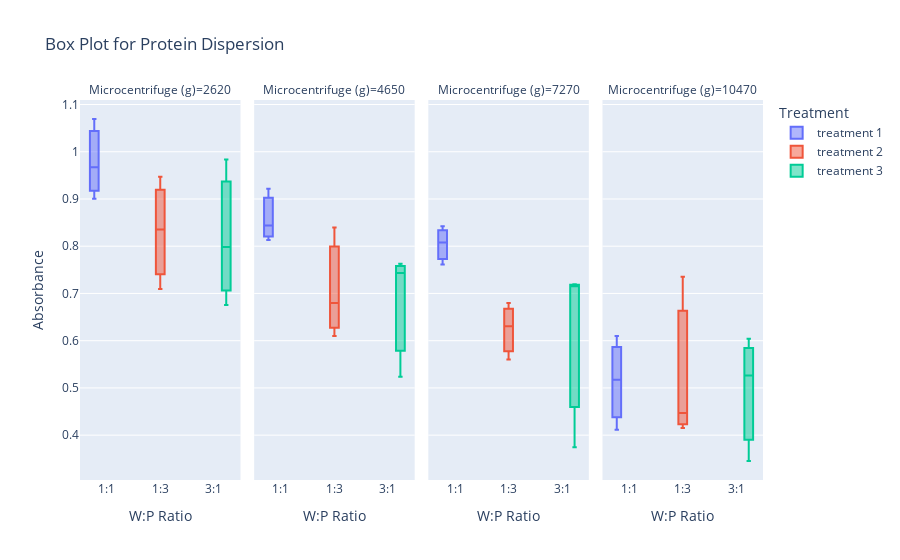

Here is the notebook cell this chart was saved with:
### Markdown cell above
# Protein Dispersion

### Code cell
# 创建数据
data = {
    'Treatment': ['treatment 1'] * 12 + ['treatment 2'] * 12 + ['treatment 3'] * 12,
    'W:P': ['1:1'] * 12 + ['1:3'] * 12 + ['3:1'] * 12,
    'Microcentrifuge (g)': [2620, 4650, 7270, 10470] * 9,
    'Absorbance': [
        0.9671, 0.813, 0.808, 0.4116, 1.0693, 0.8439, 0.8423, 0.6100, 0.9007, 0.9218, 0.7611, 0.5174,
        0.9473, 0.8396, 0.6799, 0.7354, 0.7093, 0.6098, 0.5600, 0.4468, 0.8354, 0.6796, 0.6307, 0.4154,
        0.7984, 0.7630, 0.7155, 0.5262, 0.6758, 0.5236, 0.3744, 0.3453, 0.9835, 0.7435, 0.7194, 0.6039
    ]
}

# 转换为 DataFrame
df = pd.DataFrame(data)

# 绘制箱线图
fig = px.box(df, x='W:P', y='Absorbance', color='Treatment', facet_col='Microcentrifuge (g)',
             title="Box Plot for Protein Dispersion",
             labels={'W:P': 'W:P Ratio', 'Absorbance': 'Absorbance'})

# 显示图表
fig.show()

### Figure 1 — Plotly figure (JSON) as saved in the notebook; plotly's stock layout.template omitted (floating-point values rounded to 4 significant figures)
{"data": [{"alignmentgroup": "True", "hovertemplate": "Treatment=treatment 1<br>Microcentrifuge (g)=2620<br>W:P Ratio=%{x}<br>Absorbance=%{y}<extra></extra>", "legendgroup": "treatment 1", "marker": {"color": "#636efa"}, "name": "treatment 1", "notched": false, "offsetgroup": "treatment 1", "orientation": "v", "showlegend": true, "type": "box", "x": ["1:1", "1:1", "1:1"], "x0": " ", "xaxis": "x", "y": [0.9671, 1.069, 0.9007], "y0": " ", "yaxis": "y"}, {"alignmentgroup": "True", "hovertemplate": "Treatment=treatment 1<br>Microcentrifuge (g)=4650<br>W:P Ratio=%{x}<br>Absorbance=%{y}<extra></extra>", "legendgroup": "treatment 1", "marker": {"color": "#636efa"}, "name": "treatment 1", "notched": false, "offsetgroup": "treatment 1", "orientation": "v", "showlegend": false, "type": "box", "x": ["1:1", "1:1", "1:1"], "x0": " ", "xaxis": "x2", "y": [0.813, 0.8439, 0.9218], "y0": " ", "yaxis": "y2"}, {"alignmentgroup": "True", "hovertemplate": "Treatment=treatment 1<br>Microcentrifuge (g)=7270<br>W:P Ratio=%{x}<br>Absorbance=%{y}<extra></extra>", "legendgroup": "treatment 1", "marker": {"color": "#636efa"}, "name": "treatment 1", "notched": false, "offsetgroup": "treatment 1", "orientation": "v", "showlegend": false, "type": "box", "x": ["1:1", "1:1", "1:1"], "x0": " ", "xaxis": "x3", "y": [0.808, 0.8423, 0.7611], "y0": " ", "yaxis": "y3"}, {"alignmentgroup": "True", "hovertemplate": "Treatment=treatment 1<br>Microcentrifuge (g)=10470<br>W:P Ratio=%{x}<br>Absorbance=%{y}<extra></extra>", "legendgroup": "treatment 1", "marker": {"color": "#636efa"}, "name": "treatment 1", "notched": false, "offsetgroup": "treatment 1", "orientation": "v", "showlegend": false, "type": "box", "x": ["1:1", "1:1", "1:1"], "x0": " ", "xaxis": "x4", "y": [0.4116, 0.61, 0.5174], "y0": " ", "yaxis": "y4"}, {"alignmentgroup": "True", "hovertemplate": "Treatment=treatment 2<br>Microcentrifuge (g)=2620<br>W:P Ratio=%{x}<br>Absorbance=%{y}<extra></extra>", "legendgroup": "treatment 2", "marker": {"color": "#EF553B"}, "name": "treatment 2", "notched": false, "offsetgroup": "treatment 2", "orientation": "v", "showlegend": true, "type": "box", "x": ["1:3", "1:3", "1:3"], "x0": " ", "xaxis": "x", "y": [0.9473, 0.7093, 0.8354], "y0": " ", "yaxis": "y"}, {"alignmentgroup": "True", "hovertemplate": "Treatment=treatment 2<br>Microcentrifuge (g)=4650<br>W:P Ratio=%{x}<br>Absorbance=%{y}<extra></extra>", "legendgroup": "treatment 2", "marker": {"color": "#EF553B"}, "name": "treatment 2", "notched": false, "offsetgroup": "treatment 2", "orientation": "v", "showlegend": false, "type": "box", "x": ["1:3", "1:3", "1:3"], "x0": " ", "xaxis": "x2", "y": [0.8396, 0.6098, 0.6796], "y0": " ", "yaxis": "y2"}, {"alignmentgroup": "True", "hovertemplate": "Treatment=treatment 2<br>Microcentrifuge (g)=7270<br>W:P Ratio=%{x}<br>Absorbance=%{y}<extra></extra>", "legendgroup": "treatment 2", "marker": {"color": "#EF553B"}, "name": "treatment 2", "notched": false, "offsetgroup": "treatment 2", "orientation": "v", "showlegend": false, "type": "box", "x": ["1:3", "1:3", "1:3"], "x0": " ", "xaxis": "x3", "y": [0.6799, 0.56, 0.6307], "y0": " ", "yaxis": "y3"}, {"alignmentgroup": "True", "hovertemplate": "Treatment=treatment 2<br>Microcentrifuge (g)=10470<br>W:P Ratio=%{x}<br>Absorbance=%{y}<extra></extra>", "legendgroup": "treatment 2", "marker": {"color": "#EF553B"}, "name": "treatment 2", "notched": false, "offsetgroup": "treatment 2", "orientation": "v", "showlegend": false, "type": "box", "x": ["1:3", "1:3", "1:3"], "x0": " ", "xaxis": "x4", "y": [0.7354, 0.4468, 0.4154], "y0": " ", "yaxis": "y4"}, {"alignmentgroup": "True", "hovertemplate": "Treatment=treatment 3<br>Microcentrifuge (g)=2620<br>W:P Ratio=%{x}<br>Absorbance=%{y}<extra></extra>", "legendgroup": "treatment 3", "marker": {"color": "#00cc96"}, "name": "treatment 3", "notched": false, "offsetgroup": "treatment 3", "orientation": "v", "showlegend": true, "type": "box", "x": ["3:1", "3:1", "3:1"], "x0": " ", "xaxis": "x", "y": [0.7984, 0.6758, 0.9835], "y0": " ", "yaxis": "y"}, {"alignmentgroup": "True", "hovertemplate": "Treatment=treatment 3<br>Microcentrifuge (g)=4650<br>W:P Ratio=%{x}<br>Absorbance=%{y}<extra></extra>", "legendgroup": "treatment 3", "marker": {"color": "#00cc96"}, "name": "treatment 3", "notched": false, "offsetgroup": "treatment 3", "orientation": "v", "showlegend": false, "type": "box", "x": ["3:1", "3:1", "3:1"], "x0": " ", "xaxis": "x2", "y": [0.763, 0.5236, 0.7435], "y0": " ", "yaxis": "y2"}, {"alignmentgroup": "True", "hovertemplate": "Treatment=treatment 3<br>Microcentrifuge (g)=7270<br>W:P Ratio=%{x}<br>Absorbance=%{y}<extra></extra>", "legendgroup": "treatment 3", "marker": {"color": "#00cc96"}, "name": "treatment 3", "notched": false, "offsetgroup": "treatment 3", "orientation": "v", "showlegend": false, "type": "box", "x": ["3:1", "3:1", "3:1"], "x0": " ", "xaxis": "x3", "y": [0.7155, 0.3744, 0.7194], "y0": " ", "yaxis": "y3"}, {"alignmentgroup": "True", "hovertemplate": "Treatment=treatment 3<br>Microcentrifuge (g)=10470<br>W:P Ratio=%{x}<br>Absorbance=%{y}<extra></extra>", "legendgroup": "treatment 3", "marker": {"color": "#00cc96"}, "name": "treatment 3", "notched": false, "offsetgroup": "treatment 3", "orientation": "v", "showlegend": false, "type": "box", "x": ["3:1", "3:1", "3:1"], "x0": " ", "xaxis": "x4", "y": [0.5262, 0.3453, 0.6039], "y0": " ", "yaxis": "y4"}], "layout": {"annotations": [{"font": {}, "showarrow": false, "text": "Microcentrifuge (g)=2620", "x": 0.1175, "xanchor": "center", "xref": "paper", "y": 1, "yanchor": "bottom", "yref": "paper"}, {"font": {}, "showarrow": false, "text": "Microcentrifuge (g)=4650", "x": 0.3725, "xanchor": "center", "xref": "paper", "y": 1, "yanchor": "bottom", "yref": "paper"}, {"font": {}, "showarrow": false, "text": "Microcentrifuge (g)=7270", "x": 0.6275, "xanchor": "center", "xref": "paper", "y": 1, "yanchor": "bottom", "yref": "paper"}, {"font": {}, "showarrow": false, "text": "Microcentrifuge (g)=10470", "x": 0.8825, "xanchor": "center", "xref": "paper", "y": 1, "yanchor": "bottom", "yref": "paper"}], "boxmode": "group", "legend": {"title": {"text": "Treatment"}, "tracegroupgap": 0}, "title": {"text": "Box Plot for Protein Dispersion"}, "xaxis": {"anchor": "y", "domain": [0, 0.235], "title": {"text": "W:P Ratio"}}, "xaxis2": {"anchor": "y2", "domain": [0.255, 0.49], "matches": "x", "title": {"text": "W:P Ratio"}}, "xaxis3": {"anchor": "y3", "domain": [0.51, 0.745], "matches": "x", "title": {"text": "W:P Ratio"}}, "xaxis4": {"anchor": "y4", "domain": [0.765, 1.0], "matches": "x", "title": {"text": "W:P Ratio"}}, "yaxis": {"anchor": "x", "domain": [0, 1], "title": {"text": "Absorbance"}}, "yaxis2": {"anchor": "x2", "domain": [0, 1], "matches": "y", "showticklabels": false}, "yaxis3": {"anchor": "x3", "domain": [0, 1], "matches": "y", "showticklabels": false}, "yaxis4": {"anchor": "x4", "domain": [0, 1], "matches": "y", "showticklabels": false}}}
